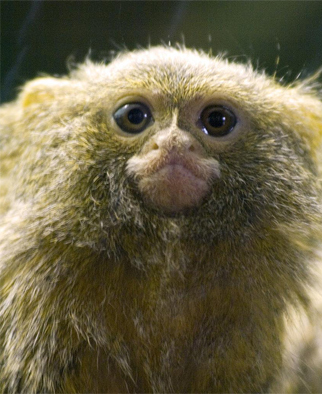
#> input picture examples/squeezenet/test/ILSVRC2012_val_00002936.JPEG, 322 x 394 px
$ python squeezenet224_sender.py --image ILSVRC2012_val_00002936.JPEG
#> lines starting #> are read from the running program, lines starting #| are printed output that depends on the picture
#!/usr/bin/env python3
"""
squeezenet224_sender_revised.py

Robust sender for the Noodle SqueezeNet-1.1 224x224 ImageNet demo.

Protocol:
  wait READY
  send b"IMG"
  wait RDYIMG
  send image in 64-byte chunks
  wait ACK after every 64-byte chunk
  wait PRED
  wait READY before next image

This follows noodle_serial.cpp:
  - wait_for_img_header() looks for bytes I M G
  - recv_image_chunked() prints RDYIMG
  - recv_image_chunked() receives CHUNK_SIZE=64 bytes
  - recv_image_chunked() prints ACK after each 64-byte chunk

Important fix compared with the earlier sender:
  - SerialLineReader keeps leftover bytes between reads, so fast multi-line MCU
    logs are not truncated or mixed.
  - If the MCU prints READY again while we are waiting for RDYIMG, the sender
    re-sends the IMG header. This helps with native USB CDC reset/boot timing.

Label file:
  If imagenet_classes.txt is in the same folder as this script, the sender
  automatically prints the ImageNet label for the predicted class id.
"""

import argparse
import time
from pathlib import Path
from typing import Optional, Tuple

import numpy as np
from PIL import Image
import serial


SERIAL_PORT = "/dev/ttyACM1"
BAUD = 921600

IMG_W = 224
IMG_H = 224
IMG_C = 3
IMG_SIZE = IMG_W * IMG_H * IMG_C

# Must match noodle_serial.cpp
CHUNK_SIZE = 64

TIMEOUT_S = 600.0

SCRIPT_DIR = Path(__file__).resolve().parent
DEFAULT_LABELS_PATH = SCRIPT_DIR / "imagenet_classes.txt"


class SerialLineReader:
    """Stateful serial line reader.

    pyserial can return several MCU log lines in one read. A stateless
    read_line() that creates a new buffer each time will return the first line
    and discard the rest. This class keeps the remaining bytes for the next
    read, so diagnostic messages stay complete.
    """

    def __init__(self, ser: serial.Serial):
        self.ser = ser
        self.buf = bytearray()

    def read_line(self, timeout_s: float) -> str:
        t0 = time.time()

        while (time.time() - t0) < timeout_s:
            if b"\n" in self.buf:
                line, _, rest = self.buf.partition(b"\n")
                self.buf = bytearray(rest)
                return line.decode("utf-8", errors="replace").strip()

            chunk = self.ser.read(self.ser.in_waiting or 1)
            if chunk:
                self.buf.extend(chunk)

        raise TimeoutError("Timed out waiting for a line from serial.")

    def clear(self) -> None:
        self.buf.clear()


def load_labels(path: Optional[str]):
    """Load ImageNet labels, one class name per line."""
    if path is None:
        return None

    p = Path(path)
    if not p.exists():
        print(f"[warn] labels file not found: {p}")
        return None

    labels = [line.strip() for line in p.read_text(encoding="utf-8").splitlines()]
    labels = [x for x in labels if x]

    if len(labels) < 1000:
        print(f"[warn] labels file has only {len(labels)} labels; expected 1000")
    else:
        print(f"[info] loaded {len(labels)} labels from {p}")

    return labels


# [6 lines left out: function label_for, not called in this run]


def wait_for_ready(reader: SerialLineReader, timeout_s: float = 30.0) -> None:
    t0 = time.time()

    while (time.time() - t0) < timeout_s:
        try:
            line = reader.read_line(timeout_s=5.0)
        except TimeoutError:
            continue

        if line:
            print(f"[rx] {line}")
            if "READY" in line:
                return

    raise TimeoutError("Device never said READY.")


def load_image_224_rgb_u8(path: str, center_crop: bool = True) -> np.ndarray:
#> called with path = 'ILSVRC2012_val_00002936.JPEG', center_crop = True
    img = Image.open(path).convert("RGB")
#> img is the input picture: PIL image 322x394 RGB; mean R, G, B 107.1, 99.4, 71.9

    if center_crop:
        # Standard ImageNet-ish preprocessing:
        # resize short side to 256, center crop 224.
        w, h = img.size
#> w = 322; h = 394
        short = min(w, h)
#> short = 322
        scale = 256.0 / float(short)
#> scale = 0.795
        new_w = int(round(w * scale))
#> new_w = 256
        new_h = int(round(h * scale))
#> new_h = 313
        img = img.resize((new_w, new_h), Image.Resampling.BILINEAR)
#> img: PIL image 256x313 RGB

        left = (new_w - IMG_W) // 2
#> left = 16
        top = (new_h - IMG_H) // 2
#> top = 44
        img = img.crop((left, top, left + IMG_W, top + IMG_H))
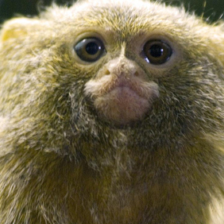
#> img: PIL image 224x224 RGB; mean R, G, B 115.3, 105.2, 76.3
    else:
        img = img.resize((IMG_W, IMG_H), Image.Resampling.BILINEAR)

    arr = np.asarray(img, dtype=np.uint8)

    if arr.shape != (IMG_H, IMG_W, IMG_C):
        raise RuntimeError(f"unexpected image shape: {arr.shape}")

    return arr


# [120 lines left out: functions send_img_header_until_rdyimg, send_image_chunked, read_pred_line, parse_pred_from_predline, not called in this run]


def main() -> None:
    parser = argparse.ArgumentParser()
    parser.add_argument("--port", default=SERIAL_PORT)
    parser.add_argument("--baud", type=int, default=BAUD)
    parser.add_argument("--image", required=True)
    parser.add_argument(
        "--repeat",
        type=int,
        default=1,
        help="Send the same image N times without closing the serial port.",
    )
    parser.add_argument("--timeout", type=float, default=TIMEOUT_S)
    parser.add_argument("--no-center-crop", action="store_true")
    parser.add_argument(
        "--labels",
        default=str(DEFAULT_LABELS_PATH),
        help="Path to imagenet_classes.txt. Default: same folder as this sender.",
    )
    args = parser.parse_args()

    labels = load_labels(args.labels)
    img = load_image_224_rgb_u8(args.image, center_crop=not args.no_center_crop)

    print(f"Opening serial {args.port} @ {args.baud} ...")
    print(f"Image payload: {IMG_SIZE} bytes, chunk={CHUNK_SIZE}")

    with serial.Serial(
        args.port,
        args.baud,
        timeout=0.1,
        rtscts=False,
        dsrdtr=False,
    ) as ser:
        # Keep native USB CDC boards from being repeatedly reset by control lines.
        ser.dtr = False
        ser.rts = False

        reader = SerialLineReader(ser)

        time.sleep(0.5)
        wait_for_ready(reader, timeout_s=30.0)
        time.sleep(1.0)

        for run_idx in range(args.repeat):
            print()
            print(f"[run] {run_idx + 1}/{args.repeat}")

            send_image_chunked(ser, reader, img)

            pred_line = read_pred_line(reader, args.timeout)
            pred, seconds, max_val = parse_pred_from_predline(pred_line)
            label = label_for(pred, labels)

            extra = ""
            if label is not None:
                extra += f"  label='{label}'"
            if seconds is not None:
                extra += f"  t={seconds:.3f}s"
            if max_val is not None:
                extra += f"  P={max_val:.4f}"

            print(f"[result] run={run_idx + 1} {pred_line}{extra}")

            if pred is not None and label is not None:
                print(f"[label] class_{pred} = {label}")

            # Wait for MCU to become ready before sending the next image.
            wait_for_ready(reader, timeout_s=30.0)


if __name__ == "__main__":
#> (the run stopped early here; a loop or call above may not have finished)
